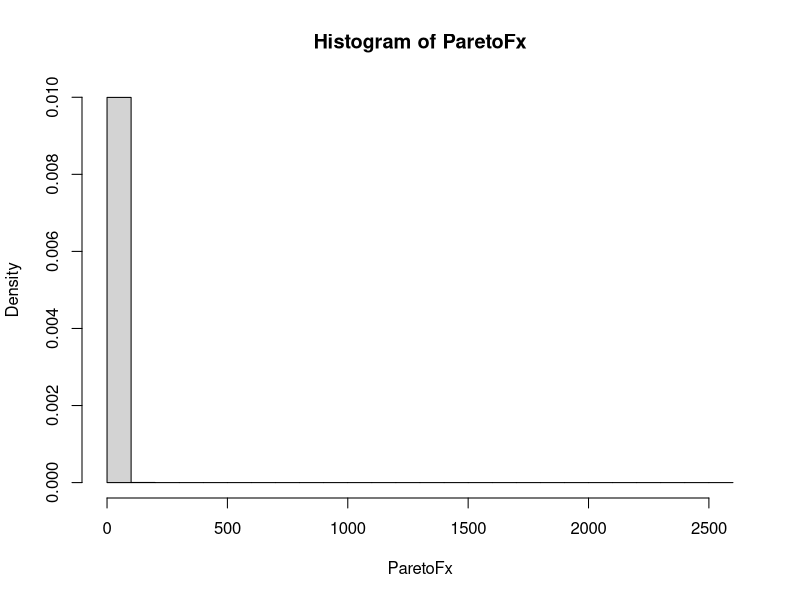
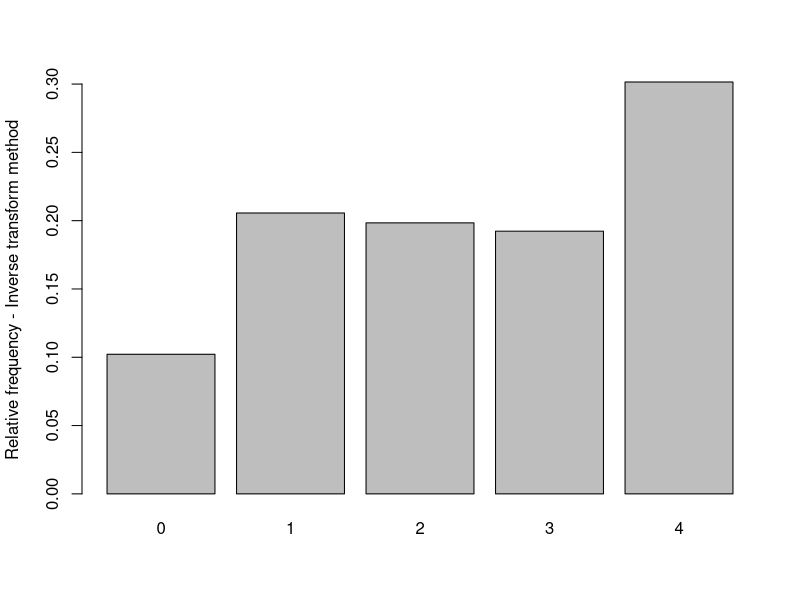
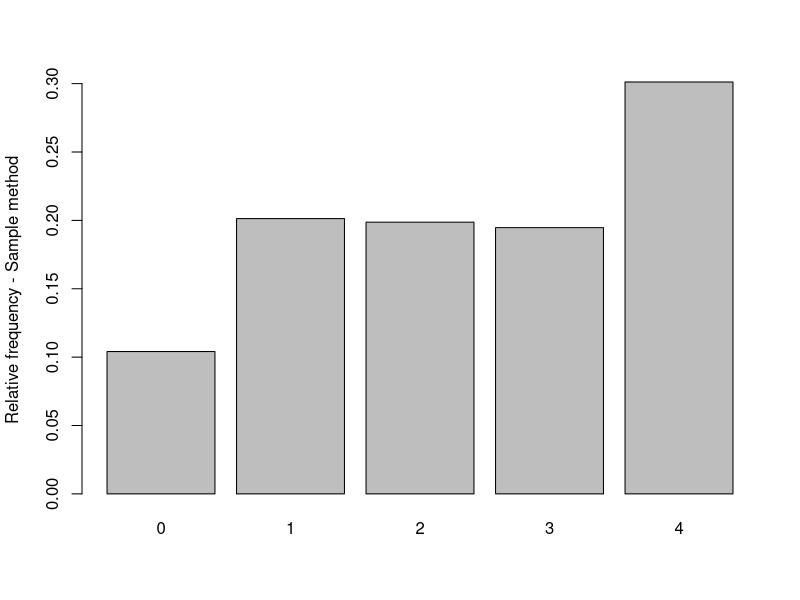
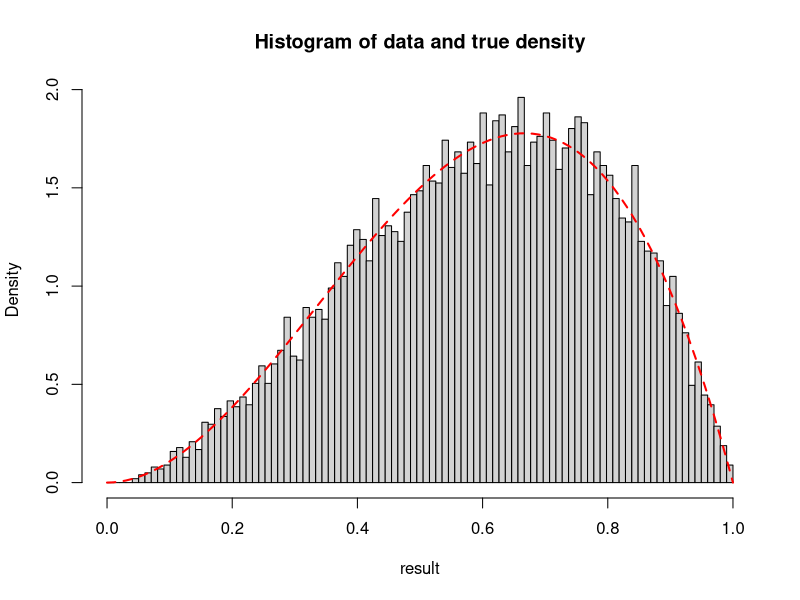

Write R code to recreate these figures, in order. (Note: a time limit stopped this script after it produced the figures.)
## ---- chunk 1
simPareto <- function(nSim, a, b) {
  u <- runif(nSim)
  return(b*(1-u)^(-1/a))
}

nSim = 1000000
ParetoFx <- simPareto(nSim = nSim, a = 2, b = 2)
hist(ParetoFx, breaks=30, prob=TRUE)
## ---- chunk 2
# Alternatively the built in sample function can be used 
## Generating data from the number of heads example where 
## f(0)=1/8, f(1)=3/8, f(2)=3/8 and f(3)=1/8

# Function for simulating number of heads according to the distribution above
discrv <- function(Nsim){
   U <- runif(Nsim)
   X <- rep(0,Nsim)
   X[(U>0.1) & (U<=0.3)] <- 1
   X[(U>0.3) & (U<=0.5)] <- 2
   X[(U>0.5) & (U<=0.7)] <- 3
   X[U>0.7] <- 4
   return(X)
}

Nsim <- 10000

dfx <- discrv(Nsim)
relfreq <- table(dfx)/Nsim
barplot(relfreq,ylab="Relative frequency - Inverse transform method")

# Alternatively the built in sample function can be used 
dfx2 <- sample(0:4,size=Nsim,replace=TRUE,prob=c(0.1,0.2,0.2,0.2,0.3))
relfreq <- table(dfx2)/Nsim
barplot(relfreq,ylab="Relative frequency - Sample method")
## ---- chunk 3
## Function for acceptance rejection generation
rejectionBeta <- function(a, b, x, n) {
   f <- function(x) (x^(a-1)*(1-x)^(b-1) / beta(a, b))
   g <- function(x) 1
   C <- max(f(x)/g(x))
   
   naccepts <- 0
   result.sample <- rep(NA, n)
   
   while (naccepts < n) {
    y <- runif(1)
    u <- runif(1)
   
    if ( u <= f(y) / (C*g(y)) ) {
      naccepts <- naccepts + 1
      result.sample[naccepts] = y
    }
   }
   
   result.sample
}


# Sequence for x-axis
x <- seq(0, 1, 0.01)
# Sample from distribution
result <- rejectionBeta(3, 2, x, 10000)
# The exact function for plotting
f <- function(x) (x^(3-1)*(1-x)^(2-1) / beta(3, 2))

# Histogram of simulated data with true density on top as red line
hist(result, prob = TRUE,breaks=seq(0,1,length.out=max(10,sqrt(Nsim))),
     main="Histogram of data and true density")
curve(f(x), col = "red", lty = 2, lwd = 2, add = TRUE,xlim=c(0,1))
## ---- chunk 4
Niter <- 1000
Nsim <- 5000

system.time(for (i in 1:Niter)
   rejectionBeta(3, 2, x, Nsim))

system.time(for (i in 1:Niter)
   rbeta(Nsim, shape1=3, shape2=2))
## ---- chunk 5
Niter <- 1000
Nsim <- 5000

system.time(for (i in 1:Niter)
   rejectionBeta(1, 1, x, Nsim))

system.time(for (i in 1:Niter)
   rbeta(Nsim, shape1=1, shape2=1))
## ---- chunk 6
n <- 10
s <- 10000
mat <- matrix(rbinom(n*s, 1, c(0.7,0.95,0.95,0.95,0.99,0.99,0.92,0.92,0.92,0.7)), n, s)
p <- numeric(4)
p[1] <- (sum(mat[1,]) / s) * (sum(mat[2,]) / s)
## ---- chunk 7
p[2] <- sum(mat[1,] / s) + sum(mat[2,] / s) - p[1]
## ---- chunk 8
p[3] <- p[1] * (sum(mat[3,] / s) + sum(mat[4,] / s) - (sum(mat[3,]) / s) * (sum(mat[4,]) / s))
## ---- chunk 9
p[4] <- sum(colSums(mat) < 7) / s
## ---- chunk 10
p
## ---- chunk 11
ptri <- function(x, a, b, c) {
  if (!all(a <= c && c <= b && a < b)) stop("It must be that a ≤ c ≤ b and a < b!");

  ifelse(x > a & x < b,
		 ifelse(x <= c,
				((x-a)^2)/((b-a)*(c-a)),
				1-((b-x)^2)/((b-a)*(b-c))),
		 ifelse(x <= a,
				0,
				1))
}


qtri <- function(p, a, b, c) {
  if (!all(a <= c && c <= b && a < b)) stop("It must be that a ≤ c ≤ b and a < b!");

  ifelse(p > 0 & p < 1,
		 ifelse(p <= ptri(c, a, b, c),
				a+sqrt((a^2-a*b-(a-b)*c)*p),
				b-sqrt(b^2-a*b+(a-b)*c+(a*b-b^2-(a-b)*c)*p)),
		 NA)
}

rtri <- function(n, a, b, c) {
  if (!all(a <= c && c <= b && a < b)) stop("It must be that a ≤ c ≤ b and a < b!");
  qtri(runif(n, min = 0, max = 1), a, b, c)
}


simTriangle <- function(x, min, max, mode) {
   return(rtri(x, a = min, b = max, c = mode))
}

simConPx <- function (x, n) {
   nSim <- n
   sims <- simTriangle(nSim, 2, 10, 6)
    return(sum(sims >= x) / nSim)
}

simConPx(8, 10000)
## ---- chunk 12
uncSimTriangle <- function(x, nSim, min, max, mode) {
   size <- vector(length = nSim)
   for(i in 1:Nsim) {
      a <- runif(1)
      if(a < 0.4)
         size[i] <- rtri(1, a = min, b = max, c = mode)
      else
         size[i] <- 0
   }
   
    return(size)
}

a <- runif(1)
a
